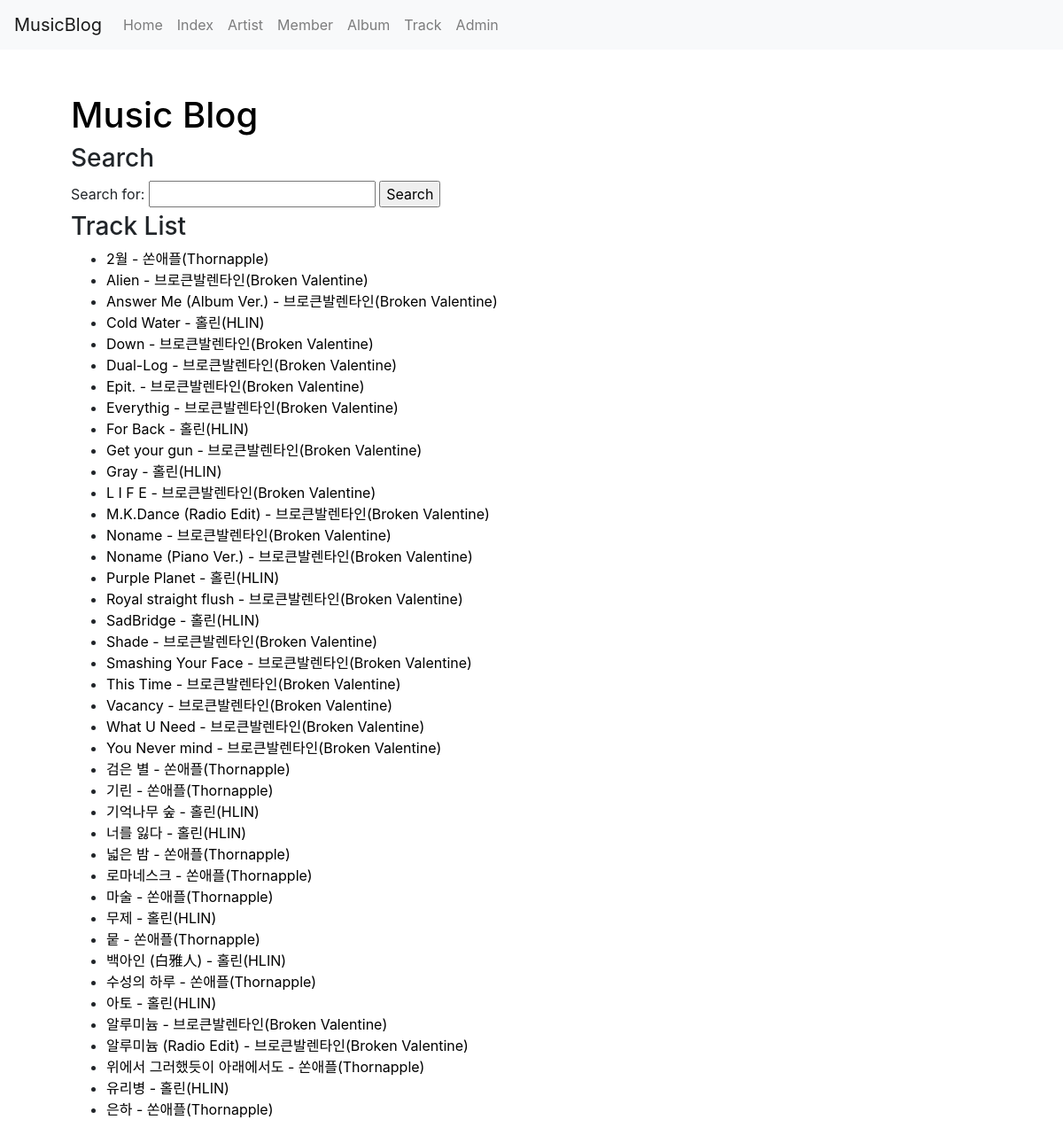
The page /musicblog/track/ on the database as committed earlier.
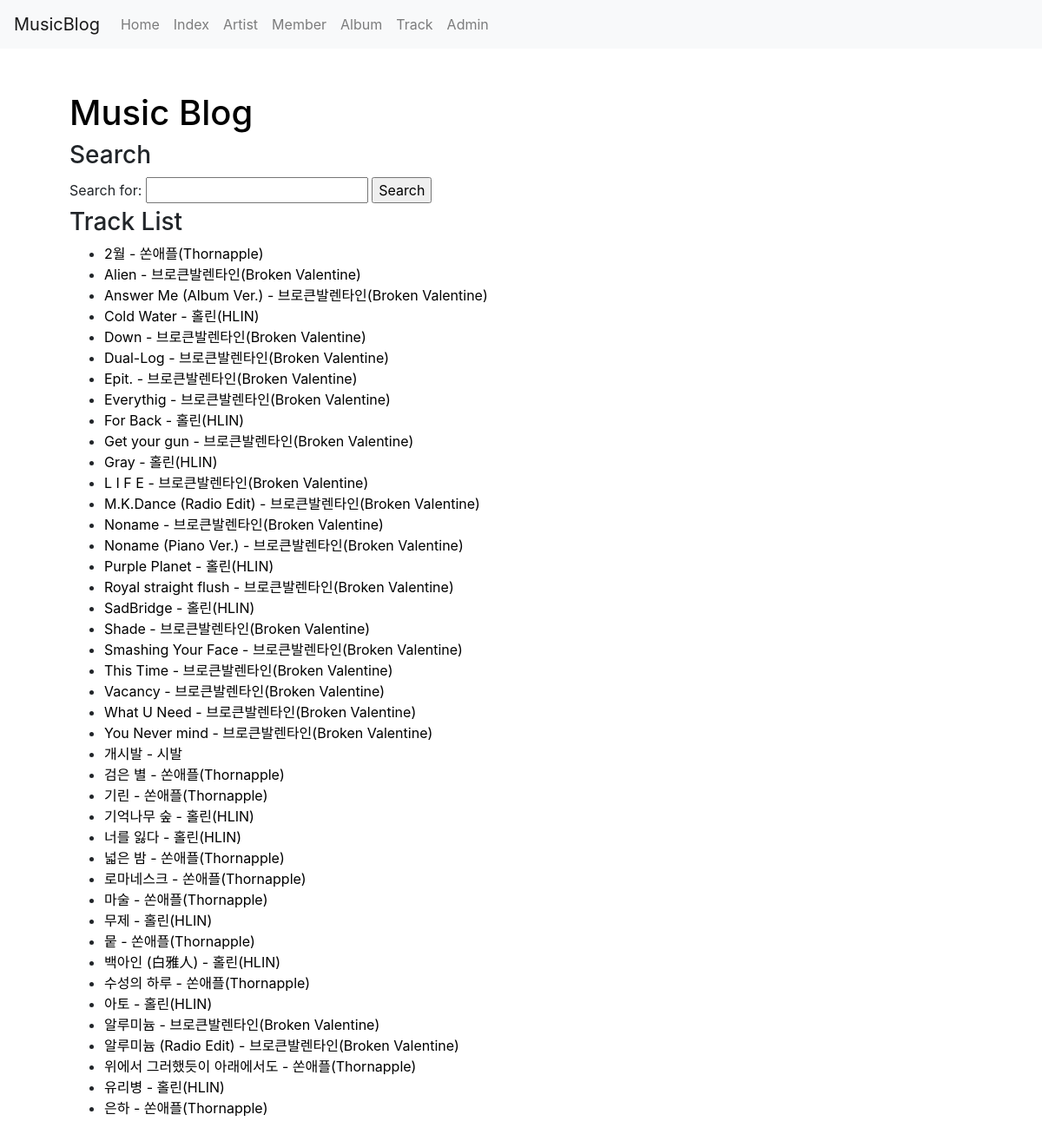
The same page on the database as committed later.
### musicb/models.py (models this page shows, shortened)
class Track(models.Model):
    title = models.CharField(verbose_name='title', null=False, blank=False, max_length=100) # 이 null=True는 필수로 한다는 말이 아닌건가? 모르겠다 시발.
    slug = models.SlugField("Slug", unique=True, allow_unicode=True, help_text='one word for title alias.')
    artist = models.ForeignKey('Artist', on_delete=models.CASCADE, default=12) # 얘를 굳이 id값으로 지정해줘야하나?
    album = models.ForeignKey('Album', on_delete=models.CASCADE, default=4)
    is_titlesong = models.BooleanField(default=False)
    youtube_id = models.CharField(max_length=100, null=True, blank=True)
    lyrics = models.TextField(verbose_name='lyrics', null=True, blank=True, default="There is no lyrics yet.")

class Artist(models.Model):
    name = models.CharField(verbose_name="Name", null=False, blank=False, unique=True, max_length=50)
    slug = models.SlugField("Slug", unique=True, allow_unicode=True, help_text='one word for title alias.') #처음에는 default값 정해주고, admin.py 수정 후에는 지우면 됨 (왜 그럴까 시발)
    company = models.CharField(verbose_name="Company", default="No company", max_length=50, null=True, blank=True)
    debut = models.PositiveIntegerField(default=2020, validators=[MinValueValidator(1900), MaxValueValidator(2021)], null=True, blank=True)
    artist_info = models.TextField(verbose_name='ArtistInfo', default="There is no information.", null=True, blank=True)

### musicb/views.py (the view)
# urls.py: path('track/', views.TrackLV.as_view(), name='trackview'),
class TrackLV(ListView):
    def get_queryset(self):
        return Track.objects.order_by('title')
    allow_empty = True

### musicb/templates/musicb/track_list.html (shortened to what this page needs)
{% extends 'musicb/base.html' %}
{% block content %}
    {% include 'musicb/musicblog_base.html' %}
    <h3>Track List</h3>
    {% if object_list %}
        <ul>
            {% for track in object_list %}
                <li><a class='no_linkdecoration' href="{% url 'musicblog:trackview_detail' track.slug %}">{{track.title}} - {{track.artist.name}}</a></li>
            {% endfor %}
        </ul>
    {% else %}
        There is no track.
    {% endif %}
{% endblock %}

Rows that differ between the two databases and show on the page:
added Track: title "개시발", artist.name "시발"
